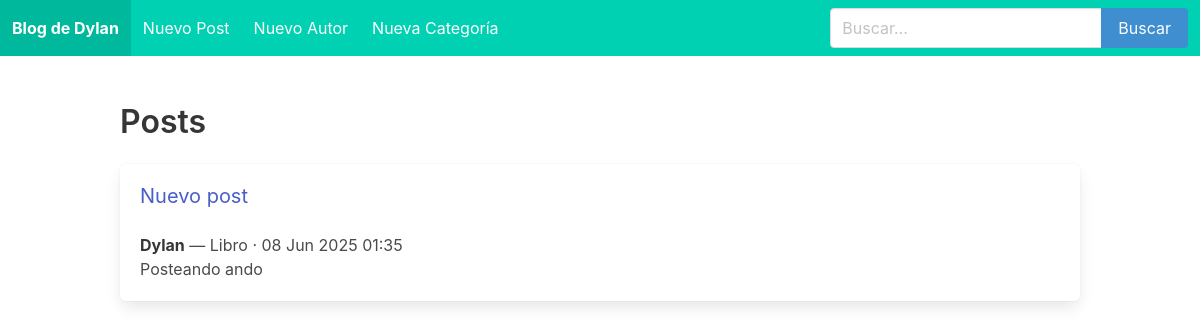
Before: / with the older database file.
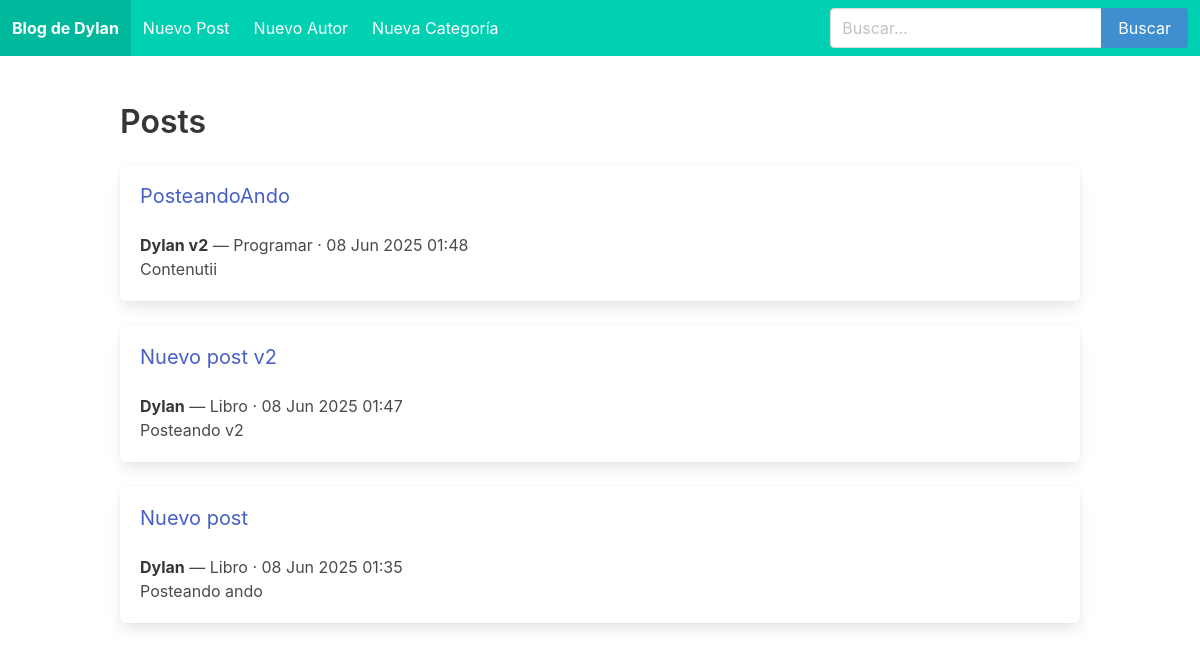
After: the same page with the newer database file.
### blog/models.py (models this page shows, shortened)
class Post(models.Model):
    title      = models.CharField("Título", max_length=200)
    content    = models.TextField("Contenido")
    created_at = models.DateTimeField("Creado", auto_now_add=True)
    author     = models.ForeignKey(Author, on_delete=models.CASCADE)
    category   = models.ForeignKey(Category, on_delete=models.SET_NULL, null=True)
    class Meta:
        ordering = ["-created_at"]
    def get_absolute_url(self):
        return reverse("post_detail", args=[self.pk])

class Author(models.Model):
    name = models.CharField("Nombre", max_length=100)
    bio  = models.TextField("Biografía", blank=True)
    def __str__(self):
        return self.name

class Category(models.Model):
    name = models.CharField("Categoría", max_length=50, unique=True)
    description = models.TextField("Descripción", blank=True)
    def __str__(self):
        return self.name

### blog/views.py (the view)
# urls.py: path("",               views.PostList.as_view(),      name="post_list"),
class PostList(ListView):
    model               = Post
    template_name       = "post_list.html"
    context_object_name = "posts"

### blog/templates/post_list.html (shortened to what this page needs)
{% extends "base.html" %}
{% block content %}
<h1 class="title">Posts</h1>
{% for post in posts %}
  <div class="box">
    <h2 class="subtitle">
      <a href="{{ post.get_absolute_url }}">{{ post.title }}</a>
    </h2>
    <p>
      <strong>{{ post.author }}</strong> — {{ post.category }} ·
      {{ post.created_at|date:"d M Y H:i" }}
    </p>
    <p>{{ post.content|truncatechars:150 }}</p>
  </div>
{% empty %}
  <p>No hay posts todavía.</p>
{% endfor %}
{% endblock %}

### blog/templates/base.html (shortened to what this page needs)
<!DOCTYPE html>
<html lang="es">
<head>
  <link rel="stylesheet" href="https://cdn.jsdelivr.net/npm/bulma@0.9.4/css/bulma.min.css">
</head>
<body>
  <nav class="navbar is-primary" role="navigation">
    <div class="navbar-brand">
      <a class="navbar-item" href="{% url 'post_list' %}"><strong>Blog de Dylan</strong></a>
    </div>
    <div class="navbar-menu">
      <div class="navbar-start">
        <a class="navbar-item" href="{% url 'post_create' %}">Nuevo Post</a>
        <a class="navbar-item" href="{% url 'author_create' %}">Nuevo Autor</a>
        <a class="navbar-item" href="{% url 'category_create' %}">Nueva Categoría</a>
      </div>
      <div class="navbar-end">
        <div class="navbar-item">
          <form action="{% url 'search_posts' %}" method="get">
            <div class="field has-addons">
              <p class="control is-expanded">
                <input class="input" type="text" name="query" placeholder="Buscar…">
              </p>
              <p class="control">
                <button class="button is-info">Buscar</button>
              </p>
            </div>
          </form>
        </div>
      </div>
    </div>
  </nav>
  <section class="section">
    <div class="container">
      {% block content %}{% endblock %}
    </div>
  </section>
</body>
</html>

Changed rows visible on the page:
added Post: title "PosteandoAndo", author "Dylan v2", category "Programar", created_at "08 Jun 2025 01:48", content "Contenutii"
added Post: title "Nuevo post v2", author "Dylan", category "Libro", created_at "08 Jun 2025 01:47", content "Posteando v2"
